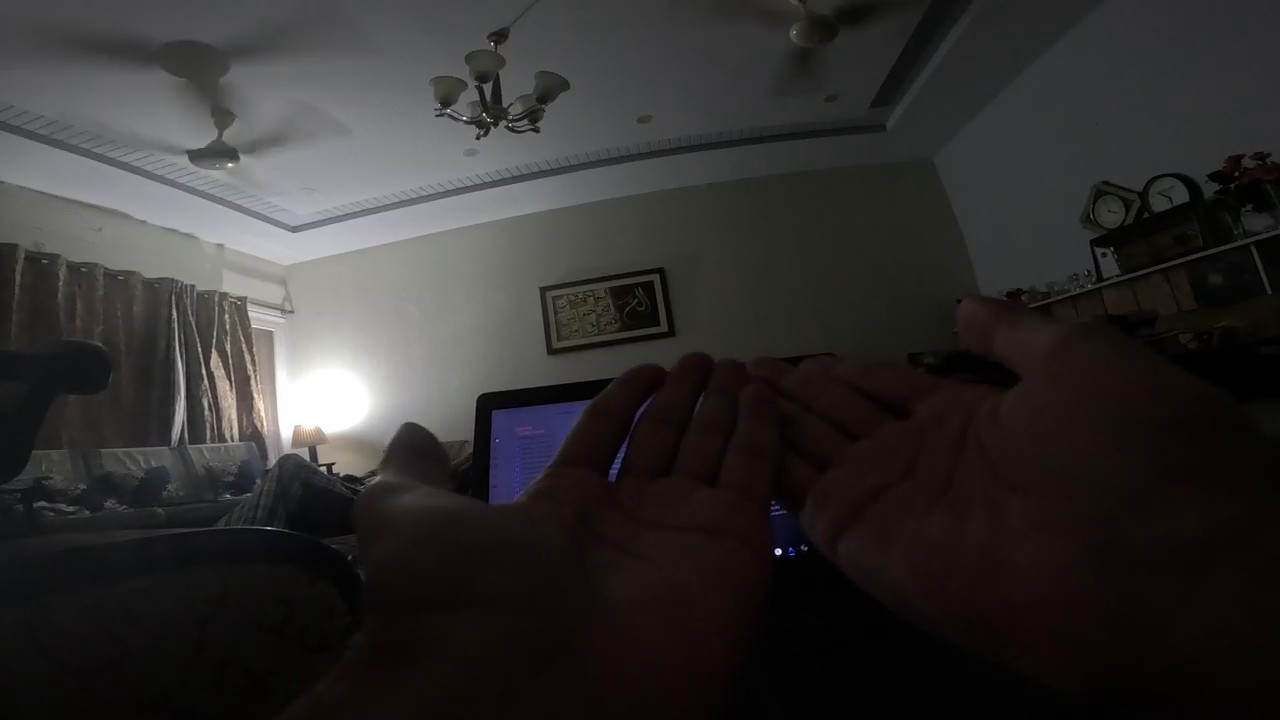
#> input picture ai_backend/keyframe_backend/medications_storage/6a5b37790bc066e70665f599/2026-07-30/1a25dd50-e736-4250-a0d0-0878e87027ff.jpg, 1280 x 720 px; its folder holds only this picture in this run
$ python -i privacy.py   (imports and definitions only)
#> lines starting #> are read from the running program, lines starting #| are printed output that depends on the picture
#> further down, picture is the input picture: shape (720, 1280, 3); mean B, G, R 46.4, 47.3, 49.8
"""Module A FE-4 and FE-5: the washroom rule, and the privacy switch.

Three states, because "stop recording" and "stop keeping recognisable pictures
of me" are different needs:

    off     nothing changes
    blur    every frame that reaches disk is pixelated past recognition first
    paused  no frame reaches disk at all

and two automatic rules on top, which need no switch at all:

    the washroom       the scene classifier already knows a bathroom (Toilet,
                       Bathtub, Toothbrush, Toilet Paper). The moment it says
                       so, capture goes dead for AUTO_DEAD_SECONDS and every
                       frame already written from that room is destroyed.
    a named place      a clinic, a neighbour's house: a fix inside the circle
                       is dead the same way.

THE RETROACTIVE HALF IS NOT OPTIONAL. Rooms are classified by the item
indexer, which runs behind the capture loop: by the time anything knows it is
a bathroom, the frame is on disk, a thumbnail may have been rendered from it,
and an event row points at it. A forward-only gate would let the first
washroom frames of every visit survive the feature built to prevent them. So
detection triggers a purge of the window that produced it -- image, sidecar,
thumbnail and the event's reference to it -- as well as closing the gate.

Blur is pixelate-then-blur, not blur alone. A Gaussian is a convolution and a
determined reader can sharpen some of it back; discarding the pixels by
downscaling to a 24th and stretching them out again destroys the information
instead of smearing it.

Read cheaply. The capture loop asks before every saved frame, so the user's
settings are cached for STATE_TTL_SECONDS. That bounds how long "I just
pressed the button" takes to take effect, which is why it is two seconds and
not a minute.
"""

from __future__ import annotations

import glob
import json
import os
import threading
import time
from datetime import datetime, timedelta, timezone

import cv2

# How long one sighting of a sensitive room keeps capture dead. Refreshed by
# every further sighting, so a long visit stays dead throughout; it only has to
# outlast the gap between frames plus the indexing lag.
AUTO_DEAD_SECONDS = float(os.environ.get("PRIVACY_AUTO_DEAD_SECONDS", 90))

# A purge reaches back to the first frame OF THIS VISIT, never a fixed window.
#
# It used to delete everything from the last 120 seconds, which destroyed the
# wearer's bedroom frames the moment they stepped into the washroom: the window
# had no idea which room each frame came from. The boundary is the capture time
# of the earliest frame classified as the sensitive room, so frames from the
# room BEFORE it are untouched.
#
# The cap exists only so a wild timestamp cannot delete an afternoon. Frames
# stop being captured as soon as the gate closes, so the real span a purge has
# to cover is the indexing lag -- a few seconds.
PURGE_MAX_LOOKBACK_SECONDS = float(os.environ.get("PRIVACY_PURGE_MAX_LOOKBACK_SECONDS", 300))

# How many frames must agree before anything is DESTROYED.
#
# The gate still closes on the first one -- privacy is immediate, and no new
# frame is stored from the moment a private room is suspected. Deletion is the
# part that waits, because it cannot be undone and a single frame has twice now
# been wrong enough to cost real memories: one glimpse through a doorway while
# the wearer carried a table past it destroyed five minutes of their desk,
# including the only frame of their earbuds and phone put down together.
#
# The second opinion arrives from the probe below, so confirmation costs about
# four seconds. The trade is explicit: if the confirming frame never comes, the
# first frame of a genuine visit stays on disk. One frame surviving is a smaller
# harm than minutes of unrelated frames being destroyed, and nothing new is
# stored either way.
CONFIRM_FRAMES = int(os.environ.get("PRIVACY_CONFIRM_FRAMES", 2))

# How long a first sighting waits for its confirmation before being forgotten.
CONFIRM_WINDOW_SECONDS = float(os.environ.get("PRIVACY_CONFIRM_WINDOW_SECONDS", 30))

# While dead for a ROOM, a frame is taken every so often, classified in memory
# and thrown away, purely to notice that the wearer has left. Without it the
# only way back is the AUTO_DEAD_SECONDS timer, so walking out of the washroom
# meant standing in the bedroom unrecorded until it expired. Nothing is stored
# and no event is written from a probe.
PROBE_SECONDS = float(os.environ.get("PRIVACY_PROBE_SECONDS", 4.0))

# Settings cache. The bound on how stale "privacy mode is on" can be.
STATE_TTL_SECONDS = float(os.environ.get("PRIVACY_STATE_TTL_SECONDS", 2.0))

# A fix older than this says nothing about where the wearer is now, so it
# cannot be used to claim they are NOT in a sensitive place.
GPS_FRESH_SECONDS = float(os.environ.get("PRIVACY_GPS_FRESH_SECONDS", 300))

_lock = threading.Lock()
_cache: dict[str, tuple[float, dict]] = {}
# Local mirror of auto_dead_until, so the capture loop does not wait on Mongo
# and still goes dead within one frame of the detection.
_dead_until: dict[str, tuple[float, str, str]] = {}   # (until, reason, kind)
# The capture time of the earliest frame of the current sensitive visit, which
# is how far back a purge may reach. Cleared when the gate lifts.
_sensitive_since: dict[str, float] = {}
# A sensitive room seen once and not yet corroborated: {room, first, seen, at}.
_pending_sensitive: dict[str, dict] = {}


def _db():
    from db_config import get_client, get_db_name
    return get_client()[get_db_name()]


# [172 lines left out: functions _ids, settings, _haversine_m, in_sensitive_place, mark_dead, state, not called in this run]


def blur_frame(frame):
    """A frame nobody can read, and nobody can sharpen back.

    Downscale to a 24th and stretch it out again: the detail is discarded
    rather than smeared, so there is nothing left to recover. The Gaussian
    afterwards only removes the block edges, which otherwise read as a
    deliberate censor bar over a face.
    """
    try:
        h, w = frame.shape[:2]
#> h = 720; w = 1280
        small = cv2.resize(frame, (max(1, w // 24), max(1, h // 24)),
                           interpolation=cv2.INTER_AREA)
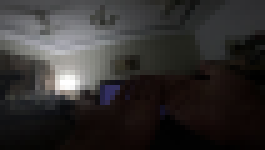
#> small: shape (30, 53, 3) (shown 5 times larger); mean B, G, R 46.4, 47.3, 49.8
        out = cv2.resize(small, (w, h), interpolation=cv2.INTER_NEAREST)
        return cv2.GaussianBlur(out, (31, 31), 0)
    except Exception as e:
        print(f"[Privacy] blur failed, frame NOT stored: {e}")
        return None            # refusing to store beats storing it sharp


# ── The automatic room rule, switched OFF ───────────────────────────────────
#
# Turned off at the wearer's instruction after it destroyed a moment they were
# present for: sitting on their couch with their phone beside them, which the
# scene classifier called a bathroom. It had done the same thing once before.
#
# The evidence that it is wrong is strong and the evidence of WHAT it saw is
# nil, because the rule deletes its own proof. Over the 90 surviving frames --
# all desk and bed, none of the couch -- the detector already invents bathroom
# fixtures in this home: a phantom Sink at 0.839 and a Towel at 0.511 in
# ordinary shots of a desk. Neither can fire the rule alone; it needs a Toilet
# or a Bathtub at 0.55, and it fired at least twice inside thirty seconds, so
# whatever it is misreading it misreads consistently. A threshold nudge would
# postpone the failure, not fix it.
#
# Switched off rather than deleted, because this is a diagnosis waiting on one
# piece of data. With it off the classifier still runs and still says when it
# WOULD have gone dark, recording the classes and confidences -- see
# note_would_have_fired. So the culprit gets identified from ordinary use, at
# no risk to anybody's frames, and the rule can be turned back on with the one
# bad class removed from DEFINING_OBJECTS.
#
# What is NOT affected: the privacy button, which is the wearer's own
# decision; blur mode; and sensitive PLACES, which are addresses the wearer
# named themselves and have never produced a false positive.
#
# ── BACK ON, 14 Oct 2026, on the wearer's instruction and on that data ──────
#
# A washroom visit was stored, and the wearer asked for the rule back. The
# measurement the comment above was waiting for, taken over every frame stored
# in the 36 h to 14 Oct 01:30 -- 35 of them holding any bathroom-weighted class:
#
#     Toilet    ONCE, at 0.95, in the one genuine washroom frame
#     Bathtub   never
#     Mirror    31 frames, up to 0.70 -- every one of them the desk
#     Towel     4 frames, up to 0.36 -- every one of them the desk
#     Sink      twice, 0.74 and 0.22, both genuine washroom frames
#
# Only Toilet and Bathtub can fire this, because DEFINING_OBJECTS keeps the
# classes weighted >= 0.8 and Sink is 0.6, Towel 0.55, Toothbrush and Soap 0.7.
# So the phantom Sink at 0.839 named above was never able to be the culprit,
# and the two classes that CAN fire produced no false appearance at all here.
#
# What it does to the visit that prompted this:
#
#     01:24:39  Toilet 0.95  -> bathroom, gate closes, frame purged
#     01:24:48  Sink 0.74    -> would not classify alone, but the gate is
#                              already shut for AUTO_DEAD_SECONDS, so nothing
#                              is stored
#
# What it is NOT: a guarantee that such a frame is never written. Classification
# runs BEHIND capture, inside the item indexer, so the capture loop writes the
# frame first and this purges it afterwards -- and the indexer is the stage that
# sheds work under load, so a visit during a backlog may be classified late or
# missed. "Removed promptly" is the honest claim.
#
# The protection against a repeat of the couch incident is unchanged and is the
# reason this is safe to arm: the gate closes on the FIRST sighting, but nothing
# is DESTROYED until CONFIRM_FRAMES sightings inside CONFIRM_WINDOW_SECONDS,
# with PROBE_SECONDS for a second opinion that can lift it. One misread costs a
# gap in capture, not a memory. Set AUTO_ROOM_PRIVACY=0 to disarm it again.
AUTO_ROOM_PRIVACY = os.environ.get("AUTO_ROOM_PRIVACY", "1") != "0"


# [289 lines left out: functions is_sensitive_room, would_be_sensitive_room, note_would_have_fired, _storage_roots, _thumb_dir, _sidecar_time and 4 more, not called in this run]

>>> import cv2
>>> picture = cv2.imread('../../keyframe_backend/medications_storage/6a5b37790bc066e70665f599/2026-07-30/1a25dd50-e736-4250-a0d0-0878e87027ff.jpg')
>>> result = blur_frame(picture)

$ run again, on ai_backend/keyframe_backend/medications_storage/6a5b37790bc066e70665f599/2026-07-30/393b5baf-7591-4dd9-89bc-41dc93380186.jpg
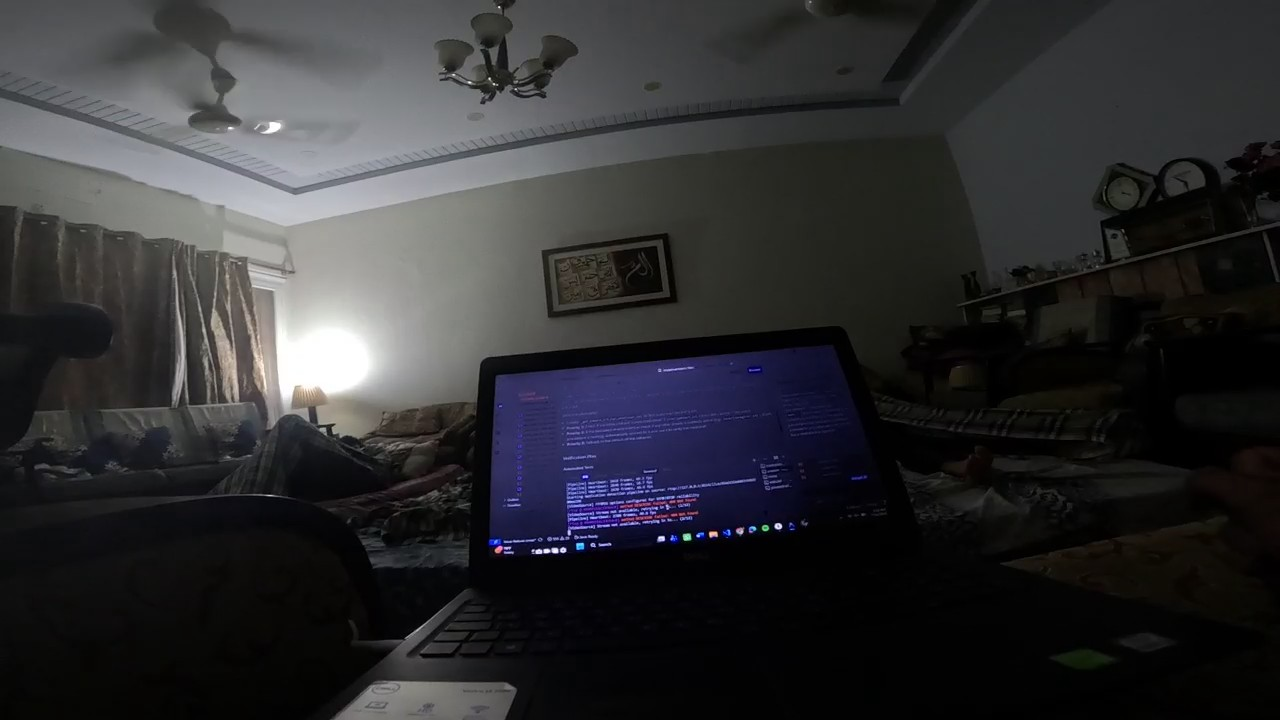
#> input picture ai_backend/keyframe_backend/medications_storage/6a5b37790bc066e70665f599/2026-07-30/393b5baf-7591-4dd9-89bc-41dc93380186.jpg, 1280 x 720 px
#> picture is the input picture: shape (720, 1280, 3); mean B, G, R 49.4, 46.9, 46.9
#> in blur_frame, `small = cv2.resize(frame, (max(1, w // 24), max(1, h // 24)), interpol..`:
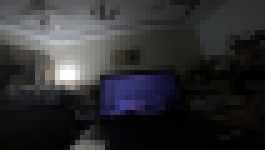
#> small: shape (30, 53, 3) (shown 5 times larger); mean B, G, R 49.4, 46.9, 46.9
